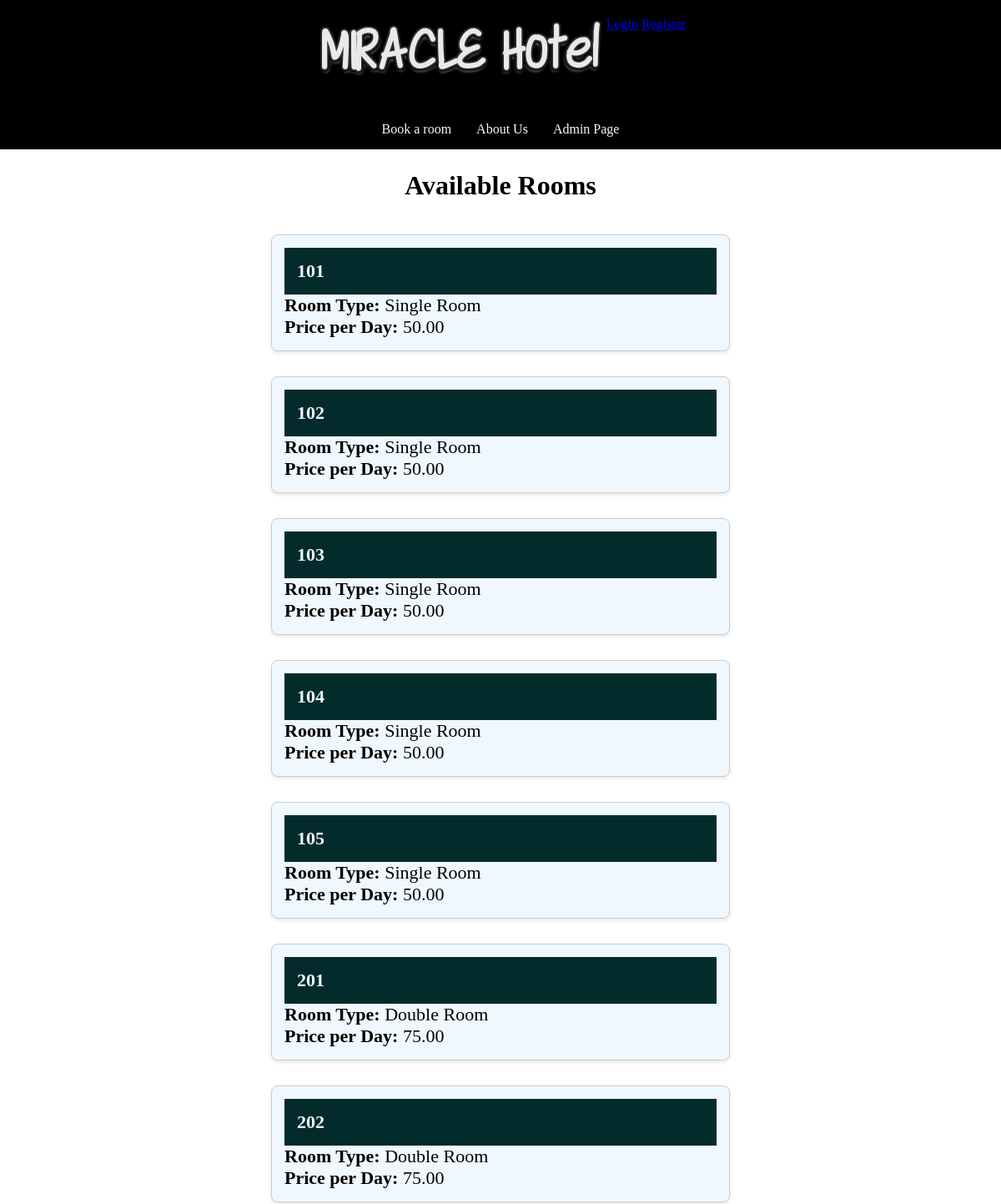
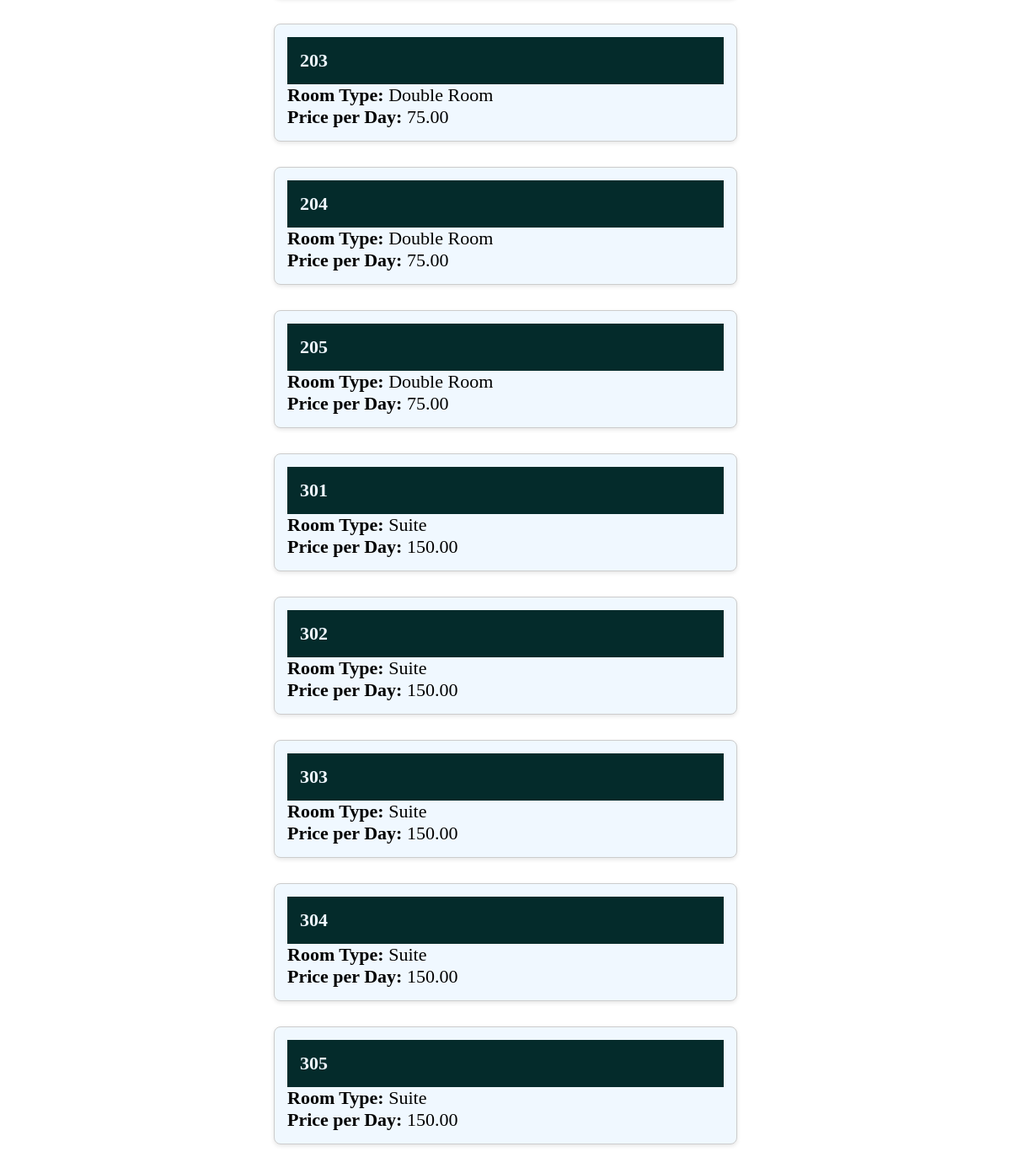
Before: /files/forms/rooms/select_room_forms.php (upper part) with the older database file (2 pictures, top to bottom).
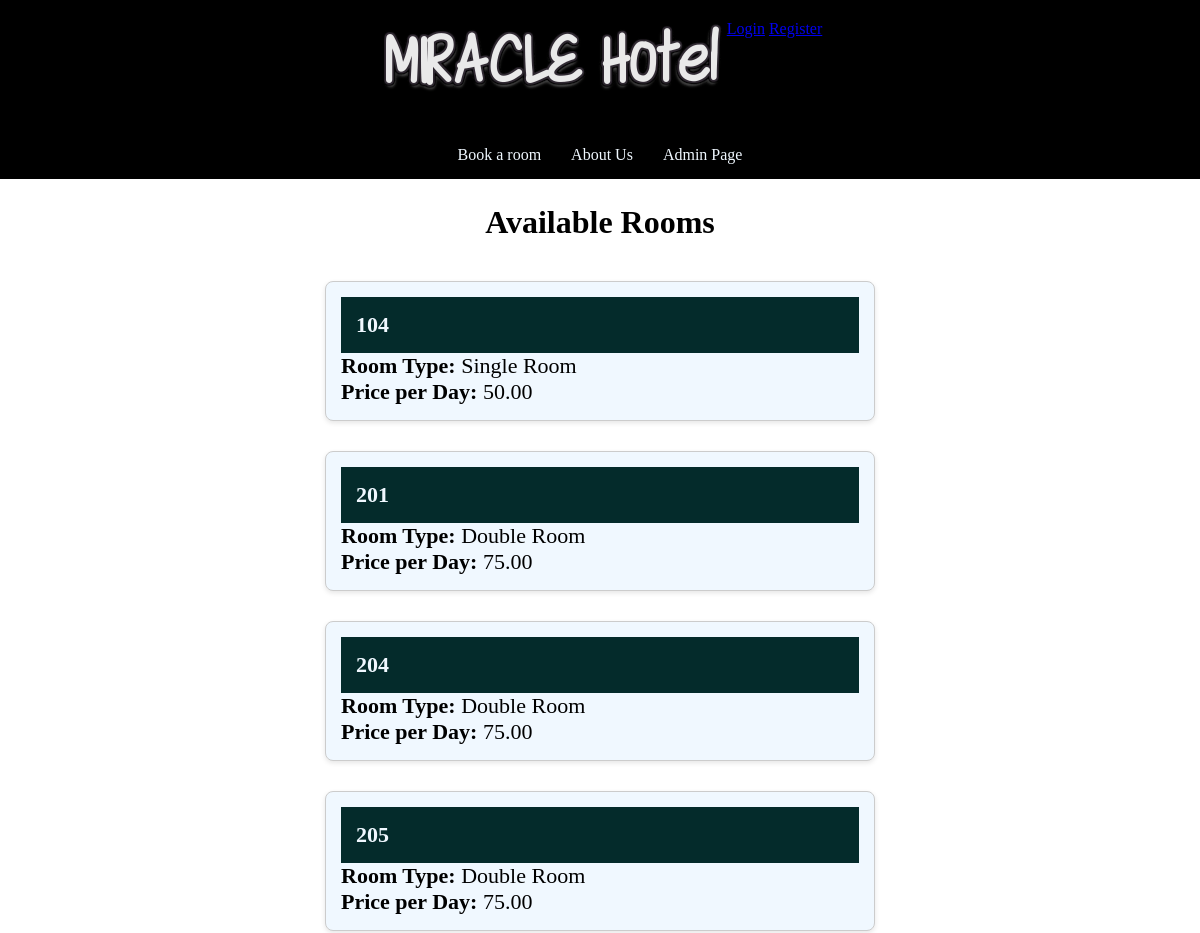
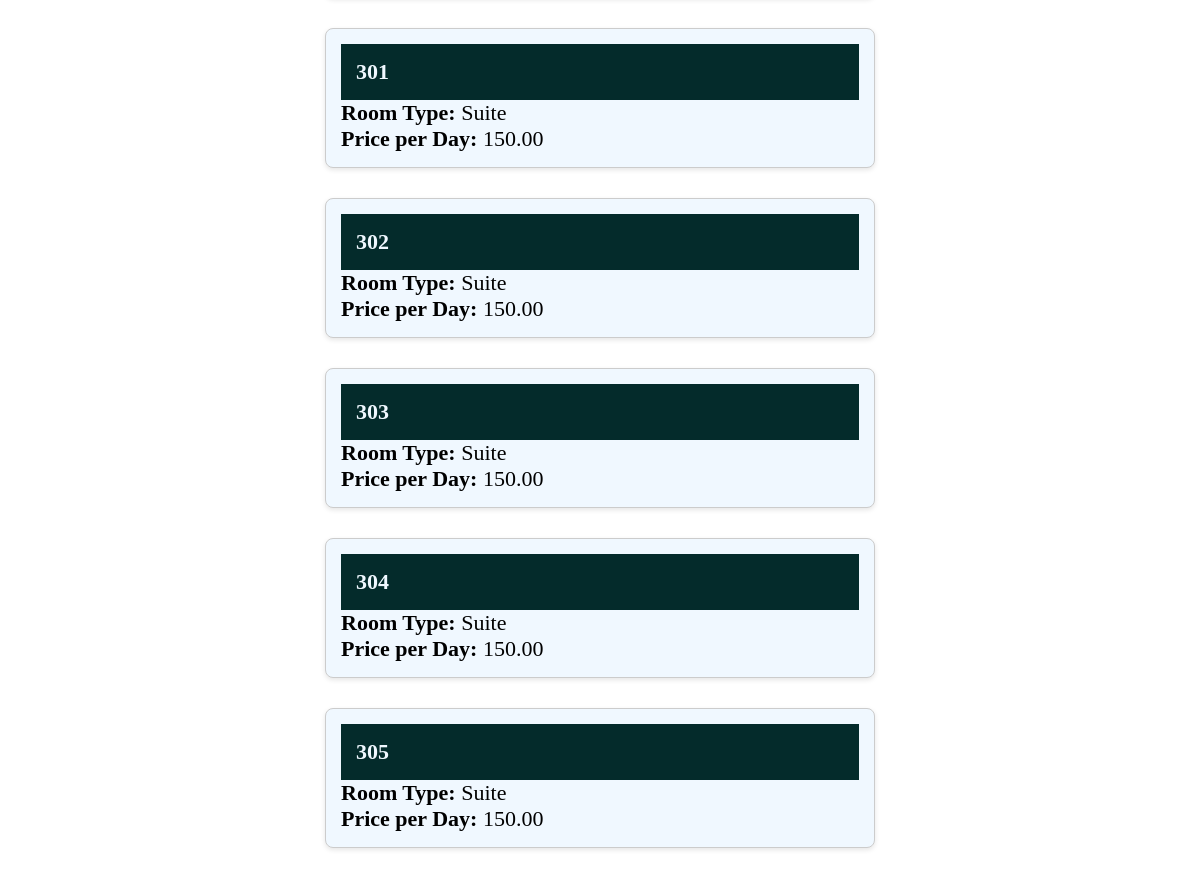
After: the same page with the newer database file (2 pictures, top to bottom).
### tables this page shows
CREATE TABLE `071_rooms` (
  `room_id` int(11) NOT NULL,
  `room_number` int(11) DEFAULT NULL,
  `extras_available` varchar(100) DEFAULT NULL,
  `room_type_id` int(11) DEFAULT NULL,
  `room_state` enum('dirty','clean','broken') NOT NULL DEFAULT 'clean',
  `room_status` enum('Free','on Reservation') NOT NULL DEFAULT 'Free'
);

CREATE TABLE `071_room_type` (
  `room_type_id` int(11) NOT NULL,
  `room_type_name` varchar(50) DEFAULT NULL,
  `room_type_price_per_day` decimal(10,2) DEFAULT NULL,
  `room_type_description` longtext DEFAULT NULL
);

### files/querys/rooms/select_rooms.php (called while the page is built, shortened)
<?php
include($_SERVER['DOCUMENT_ROOT'] . '/student71/dwes/files/common-files/db_connection.php');
$sql = "SELECT
    r.room_number AS room_number,
    rt.room_type_name AS room_type_name,
    rt.room_type_price_per_day AS room_price_per_day
FROM
    071_rooms r
JOIN
    071_room_type rt ON r.room_type_id = rt.room_type_id
WHERE
    r.room_status = 'Free';";
$result = mysqli_query($conn, $sql);
$rooms = array();
if ($result && mysqli_num_rows($result) > 0) {
    while ($row = mysqli_fetch_assoc($result)) {
        $rooms[] = $row;
    }
}
return $rooms;
?>

### files/forms/rooms/select_room_forms.php (the view)
<?php
$root = $_SERVER['DOCUMENT_ROOT'];
$rooms = include($root . '/student71/dwes/files/querys/rooms/select_rooms.php');
?>
<?php include($root . '/student71/dwes/files/common-files/header.php') ?>
<div id="middle-title">
    <h1>Available Rooms</h1>
</div>
<div id="info-display">
    <div id="room-list">
        <?php if (!empty($rooms)) { ?>
            <?php foreach ($rooms as $room) { ?>
                <div class="room-card">
                    <div class="name-display">
                        <h4><?php echo htmlspecialchars($room['room_number']); ?></h4>
                    </div>
                    <p><strong>Room Type:</strong> <?php echo htmlspecialchars($room['room_type_name']); ?></p>
                    <p><strong>Price per Day:</strong> <?php echo htmlspecialchars($room['room_price_per_day']); ?></p>
                </div>
            <?php } ?>
        <?php } else { ?>
            <p>No rooms found in the database.</p>
        <?php } ?>
    </div>
</div>
<?php include($root . '/student71/dwes/files/common-files/footer.php'); ?>

Changed rows visible on the page:
no longer on this page (row edited): 071_rooms: room_number "101", room_type.room_type_name "Single Room", room_type.room_type_price_per_day "50.00"
no longer on this page (row edited): 071_rooms: room_number "102", room_type.room_type_name "Single Room", room_type.room_type_price_per_day "50.00"
no longer on this page (row edited): 071_rooms: room_number "103", room_type.room_type_name "Single Room", room_type.room_type_price_per_day "50.00"
no longer on this page (row edited): 071_rooms: room_number "105", room_type.room_type_name "Single Room", room_type.room_type_price_per_day "50.00"
no longer on this page (row edited): 071_rooms: room_number "202", room_type.room_type_name "Double Room", room_type.room_type_price_per_day "75.00"
no longer on this page (row edited): 071_rooms: room_number "203", room_type.room_type_name "Double Room", room_type.room_type_price_per_day "75.00"
